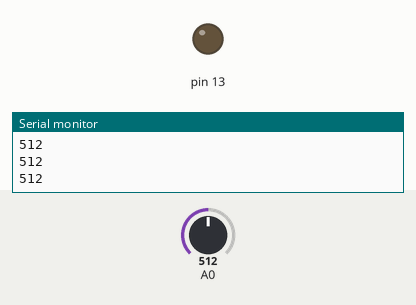
This sketch was run on a simulated Arduino Uno, built with avr-gcc and run on an emulated ATmega328P. Parts: output pins drawn as LEDs (lit = HIGH), the last lines printed to the serial monitor. The test bench sets the inputs (shaded band); at power-on: A0 = 512.

Above: at 2.8 s.
2.9 s: A0 set to 528
At 4.3 s:
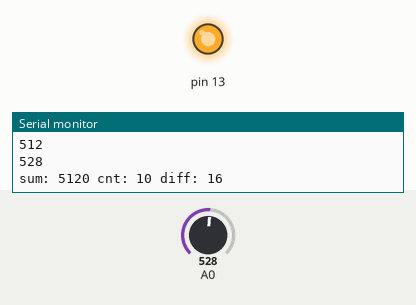
Timing chart, 0 to 5.9 s (numbered marks = the images above; inputs shaded):
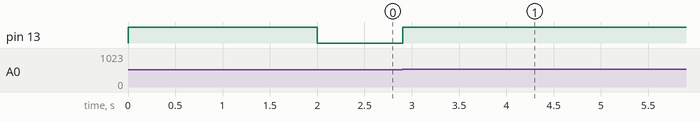

The sketch:

Task_1.1.5.ino
```cpp
void setup() {
  // put your setup code here, to run once:
  pinMode(A0, INPUT);
  pinMode(13, OUTPUT);
  Serial.begin(9600);
}
int sum, temp, cnt;
int current_reading;
int record[10]={0};
void loop() {
  // put your main code here, to run repeatedly:
  current_reading = analogRead(A0);
  Serial.println(current_reading);

  if (abs(current_reading-sum/(cnt!=0?cnt:1))>3) {
    digitalWrite(13,HIGH);
    Serial.print("sum: ");
    Serial.print(sum);
    Serial.print(" cnt: ");
    Serial.print(cnt);
    Serial.print(" diff: ");
    Serial.println(abs(current_reading-(sum/(cnt!=0?cnt:1))));
    delay(2000);
    digitalWrite(13,LOW);
  }
  else
    delay(100);

  cnt = min(cnt+1, 10);
  sum += current_reading-record[0];
  for (int i=0; i<9; i++){
    record[i] = record[i+1];
  }
  record[9] = current_reading;
}
```

Measured:
- the behaviour switches between 515 and 516 on A0 (found by bisection; images 0 and 1)
- after the input at 2.9 s, pin 13: LOW → HIGH at once
